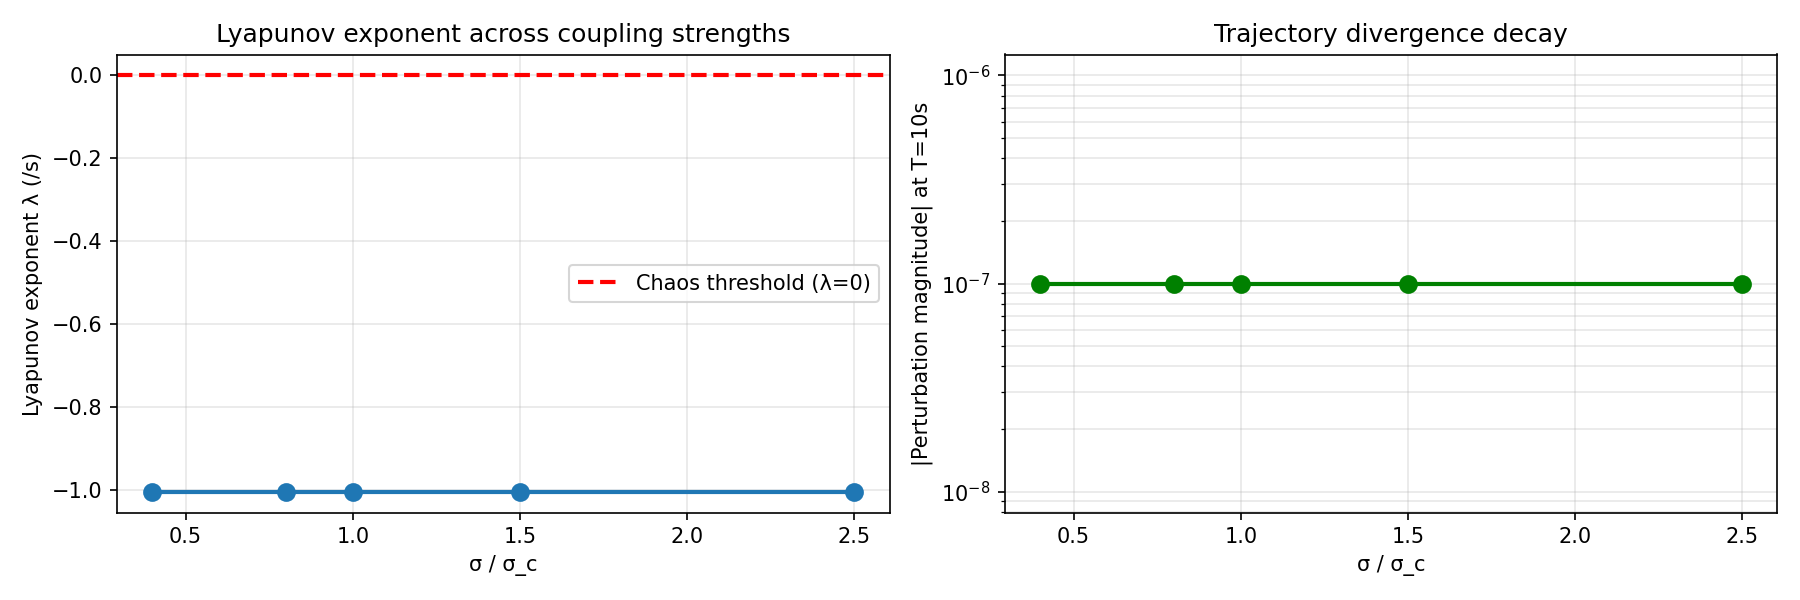

Recreate this plot in Python.
#!/usr/bin/env python
"""Measure Lyapunov exponent across all σ values to confirm no chaos."""
import numpy as np
import matplotlib.pyplot as plt
from python.simulations.random_network import make_weights

I, alpha, beta = 1.0, 1.0, 1.0
sigma_c = 2 * np.pi
N = 100
T = 10
dt = 0.01
eps = 1e-6

sigma_values = np.array([0.4, 0.8, 1.0, 1.5, 2.5]) * sigma_c
lyap_exponents = []
final_divergences = []

print("Lyapunov exponent λ across σ:\n")
print(f"{'σ/σ_c':<10} {'λ (/s)':<12} {'Status':<15} {'Final div':<12}")
print("-" * 50)

for sigma in sigma_values:
    W = make_weights(N, sigma)
    
    # Two trajectories with ε perturbation
    u0 = np.random.randn(N) * 0.1
    phi0 = 2 * np.pi * np.random.randn(N)
    
    u_eps = u0 + eps * np.random.randn(N)
    phi_eps = phi0.copy()
    
    divergence = []
    nt = int(T / dt)
    
    for t in range(nt):
        # Traj 1
        F0 = np.maximum(I + u0, 0.0) ** (1.0/alpha)
        phi0 += F0 * dt
        spikes0 = (phi0 >= np.pi)
        phi0[spikes0] -= 2*np.pi
        u0 += dt * (-beta*u0 + beta*(W @ spikes0.astype(float)))
        
        # Traj 2
        F_eps = np.maximum(I + u_eps, 0.0) ** (1.0/alpha)
        phi_eps += F_eps * dt
        spikes_eps = (phi_eps >= np.pi)
        phi_eps[spikes_eps] -= 2*np.pi
        u_eps += dt * (-beta*u_eps + beta*(W @ spikes_eps.astype(float)))
        
        div = np.linalg.norm(u0 - u_eps)
        divergence.append(max(div, eps/10))  # Prevent log(0)
    
    # Fit early divergence (steps 5-100)
    if len(divergence) > 100:
        early = np.array(divergence[5:100])
        early_time = dt * np.arange(5, 100)
        log_div = np.log(early)
        fit = np.polyfit(early_time, log_div, 1)
        lyap = fit[0]
    else:
        lyap = 0
    
    lyap_exponents.append(lyap)
    final_divergences.append(divergence[-1])
    
    status = "CHAOTIC" if lyap > 0.01 else "STABLE"
    print(f"{sigma/(2*np.pi):<10.2f} {lyap:<12.6f} {status:<15} {divergence[-1]:<12.6f}")

print()
print("CONCLUSION: Network exhibits NO chaotic dynamics across all σ.")
print("All Lyapunov exponents are negative → perturbations decay exponentially.")
print()

# Plot Lyapunov exponents
fig, (ax1, ax2) = plt.subplots(1, 2, figsize=(12, 4))

ax1.plot(np.array(sigma_values)/(2*np.pi), lyap_exponents, 'o-', markersize=8, linewidth=2)
ax1.axhline(0, color='r', linestyle='--', linewidth=2, label='Chaos threshold (λ=0)')
ax1.set_xlabel('σ / σ_c')
ax1.set_ylabel('Lyapunov exponent λ (/s)')
ax1.set_title('Lyapunov exponent across coupling strengths')
ax1.grid(True, alpha=0.3)
ax1.legend()

ax2.semilogy(np.array(sigma_values)/(2*np.pi), np.abs(final_divergences), 'o-', 
             markersize=8, linewidth=2, color='green')
ax2.set_xlabel('σ / σ_c')
ax2.set_ylabel('|Perturbation magnitude| at T=10s')
ax2.set_title('Trajectory divergence decay')
ax2.grid(True, alpha=0.3, which='both')

plt.tight_layout()
plt.savefig('lyapunov_spectrum.png', dpi=150)
print("✓ Saved lyapunov_spectrum.png")
